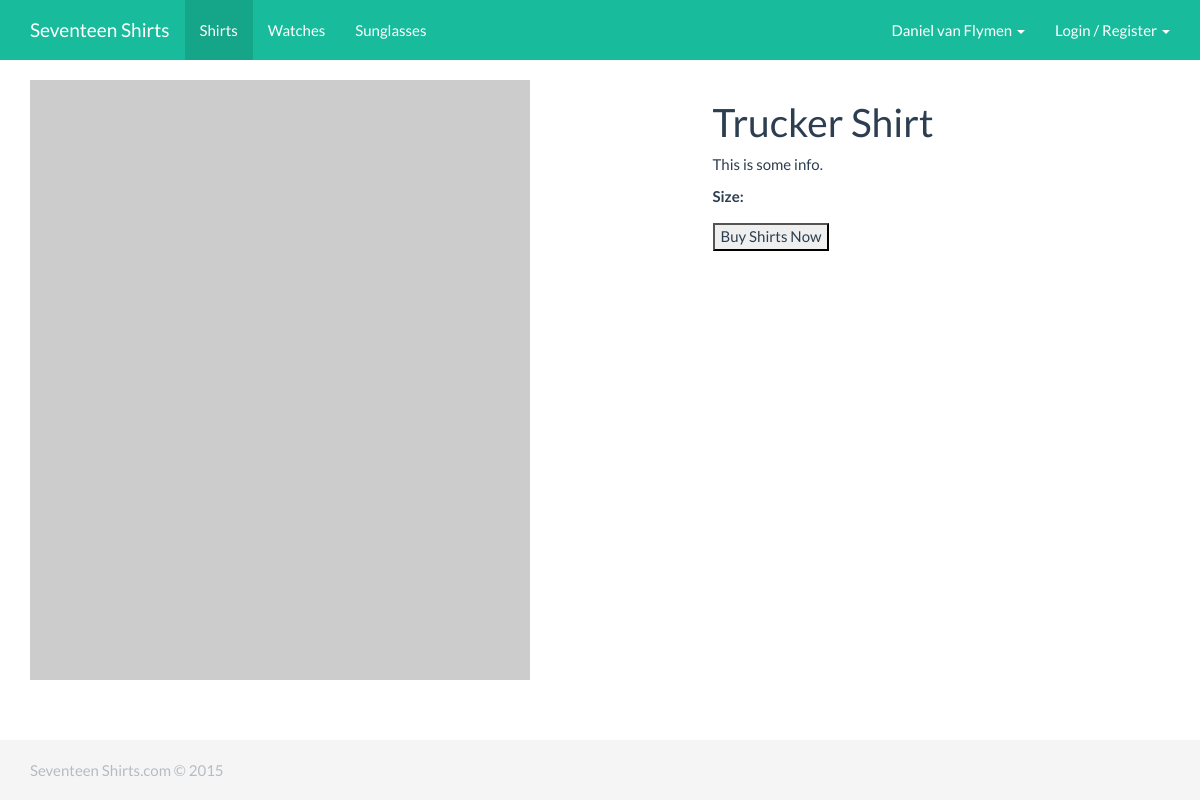
The page /products/1/ on the database as committed earlier.
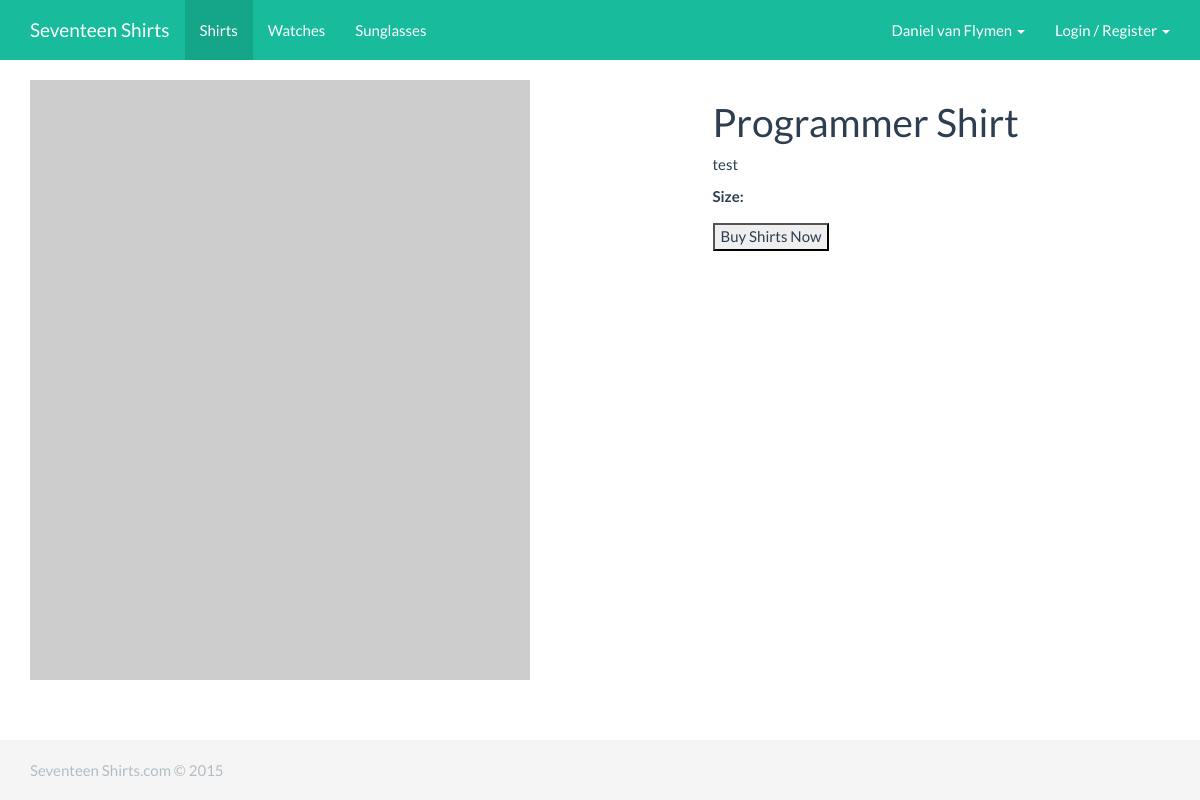
The same page on the database as committed later.
### shop/models.py (models this page shows, shortened)
class Product(models.Model):
    name = models.CharField(max_length=200)
    description = models.TextField()
    current_price = models.DecimalField(max_digits=8, decimal_places=2)
    category = models.ForeignKey(Category)
    stock = models.IntegerField(default=0)

### shop/views.py (the view)
# urls.py: url(r'^products/(?P<product_id>[0-9]+)/$', views.detail, name='detail')
def detail(request, product_id):
    if request.method == 'POST':
        form = BuyShirtForm(request.POST)
        if form.is_valid():
            messages.success(request, "Thank you! Your product has been purchased.")
            return redirect('shop:index')
    else:
        form = BuyShirtForm()
    context_dict = {
        'page_title': "Viewing Product" + product_id,
        'product': Product.objects.get(pk=product_id),
        'navbar': "products",
        'form': form
    }
    return render(request, 'shop/products/detail.html', context_dict)

### shop/forms.py
class BuyShirtForm(forms.Form):
    size = forms.ChoiceField(choices=ProductOrder.SIZES, widget=forms.RadioSelect)

### templates/shop/products/detail.html (shortened to what this page needs)
{% extends "_shared/base.html" %}
{% block content %}
    <div class="row">
        <div class="col-md-7">
            <img src="http://placehold.it/500x600">
        </div>
        <div class="col-md-5">
            <h1>{{ product.name }}</h1>
            <p>{{ product.description }}</p>
            <form action="" method="post">
                {{ form }}
                <input type="submit" value="Buy Shirts Now" />
            </form>
        </div>
    </div>
{% endblock %}

### templates/_shared/base.html (shortened to what this page needs)
{% load staticfiles %}
<!DOCTYPE html>
<html>
<head lang="en">
    <link rel="stylesheet" href="{%  static 'css/base.css' %}">
    <link rel="stylesheet" href="https://maxcdn.bootstrapcdn.com/bootstrap/3.3.5/css/bootstrap.min.css">
    <link rel="stylesheet" href="{% static 'css/bootstrap.min.css' %}">
</head>
<body>
    <nav class="navbar navbar-inverse navbar-fixed-top">
        <div class="container">
            <div class="navbar-header">
                <a class="navbar-brand" href="#">Seventeen Shirts</a>
            </div>
            <div id="navbar" class="navbar-collapse collapse">
                <ul class="nav navbar-nav">
                    <li class="active"><a href="#">Shirts</a></li>
                    <li><a href="#about">Watches</a></li>
                    <li><a href="#contact">Sunglasses</a></li>
                </ul>
                <ul class="nav navbar-nav navbar-right">
                    <li class="dropdown">
                        <a href="#" class="dropdown-toggle" data-toggle="dropdown" role="button" aria-haspopup="true" aria-expanded="false">Daniel van Flymen <span class="caret"></span></a>
                    </li>
                    <li class="dropdown" id="menuLogin"><a class="dropdown-toggle" href="#" data-toggle="dropdown" id="navLogin">Login / Register <span class="caret"></span></a>
                    </li>
                </ul>
            </div>
        </div>
    </nav>
    <div class="container">
            {% block content %}{% endblock %}
    </div>
    <footer class="footer">
        <div class="container">
            <p class="text-muted">Seventeen Shirts.com &copy; 2015</p>
        </div>
    </footer>
</body>
</html>

### static/css/base.css (style rules this page uses)
html { position: relative; min-height: 100%; }
body { margin-bottom: 60px; }
.footer { position: absolute; bottom: 0; width: 100%; height: 60px; background-color: #f5f5f5; }
body > .container { padding: 80px 15px 0; }
.container .text-muted { margin: 20px 0; }
.footer > .container { padding-right: 15px; padding-left: 15px; }

Rows that differ between the two databases and show on the page:
changed Product: name "Trucker Shirt" → "Programmer Shirt"; description "This is some info." → "test"
